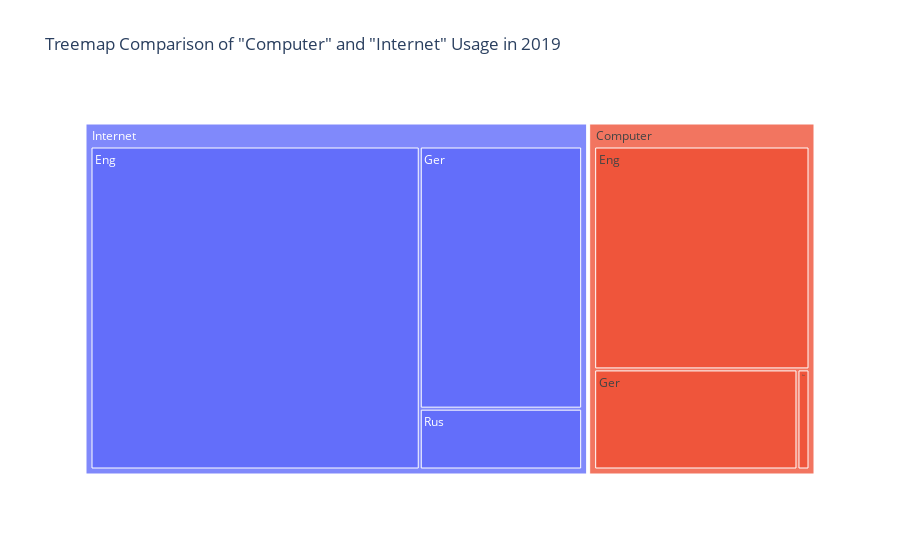

Notebook source saved alongside this figure:
### Code cell
import requests
import pandas as pd
import plotly.express as px

def search_ngram(query, corpus='eng', flags='cs'):
    url = f"https://api.ngrams.dev/{corpus}/search"
    params = {
        'query': query,
        'flags': flags
    }
    response = requests.get(url, params=params)
    if response.status_code != 200:
        raise Exception(f"Error fetching data: {response.status_code} - {response.text}")
    data = response.json()
    ngram_ids = [ngram['id'] for ngram in data.get('ngrams', [])]
    return ngram_ids

def fetch_ngram_by_id(ngram_id, corpus='eng'):
    url = f"https://api.ngrams.dev/{corpus}/{ngram_id}"
    response = requests.get(url)
    if response.status_code != 200:
        raise Exception(f"Error fetching ngram details: {response.status_code} - {response.text}")
    return response.json()

def aggregate_ngram_data(ngram_ids, corpus):
    all_data = pd.DataFrame()
    for ngram_id in ngram_ids:
        details = fetch_ngram_by_id(ngram_id, corpus)
        if 'stats' in details:
            df = pd.DataFrame(details['stats'])
            df['year'] = df['year'].astype(int)
            df.set_index('year', inplace=True)
            all_data = all_data.add(df, fill_value=0) if not all_data.empty else df
    return all_data

try:
    terms = {'Computer': ['Computer', 'Computer', 'Компьютер'], 'Internet': ['Internet', 'Internet', 'Интернет']}
    corpora = ['eng', 'ger', 'rus']
    
    data_dict = {}
    
    for term, queries in terms.items():
        for lang, corpus in zip(queries, corpora):
            ids = search_ngram(lang, corpus)
            data = aggregate_ngram_data(ids, corpus)
            data = data[data.index >= 1950]  
            data_dict[f"{term}_{corpus}"] = data

    year = 2019

    combined_data = {
        'Term': [],
        'Language': [],
        'Usage': []
    }
    
    for term, queries in terms.items():
        for corpus, lang in zip(corpora, queries):
            data_key = f"{term}_{corpus}"
            if year in data_dict[data_key].index:
                combined_data['Term'].append(term)
                combined_data['Language'].append(corpus.capitalize())
                combined_data['Usage'].append(data_dict[data_key].loc[year, 'absMatchCount'])

    df_combined = pd.DataFrame(combined_data)

    fig = px.treemap(df_combined, path=['Term', 'Language'], values='Usage',
                     title=f'Treemap Comparison of "Computer" and "Internet" Usage in {year}')
    fig.show()
    
except Exception as e:
    print(e)

### Figure 1 — Plotly figure (JSON) as saved in the notebook; plotly's stock layout.template omitted (floating-point values rounded to 4 significant figures)
{"data": [{"branchvalues": "total", "domain": {"x": [0, 1], "y": [0, 1]}, "hovertemplate": "labels=%{label}<br>Usage=%{value}<br>parent=%{parent}<br>id=%{id}<extra></extra>", "ids": ["Computer/Eng", "Internet/Eng", "Computer/Ger", "Internet/Ger", "Computer/Rus", "Internet/Rus", "Computer", "Internet"], "labels": ["Eng", "Eng", "Ger", "Ger", "Rus", "Rus", "Computer", "Internet"], "name": "", "parents": ["Computer", "Internet", "Computer", "Internet", "Computer", "Internet", "", ""], "type": "treemap", "values": [323449, 695386, 137126, 278382, 8104, 64606, 468679, 1038374]}], "layout": {"autosize": true, "legend": {"tracegroupgap": 0}, "title": {"text": "Treemap Comparison of \"Computer\" and \"Internet\" Usage in 2019"}}}
